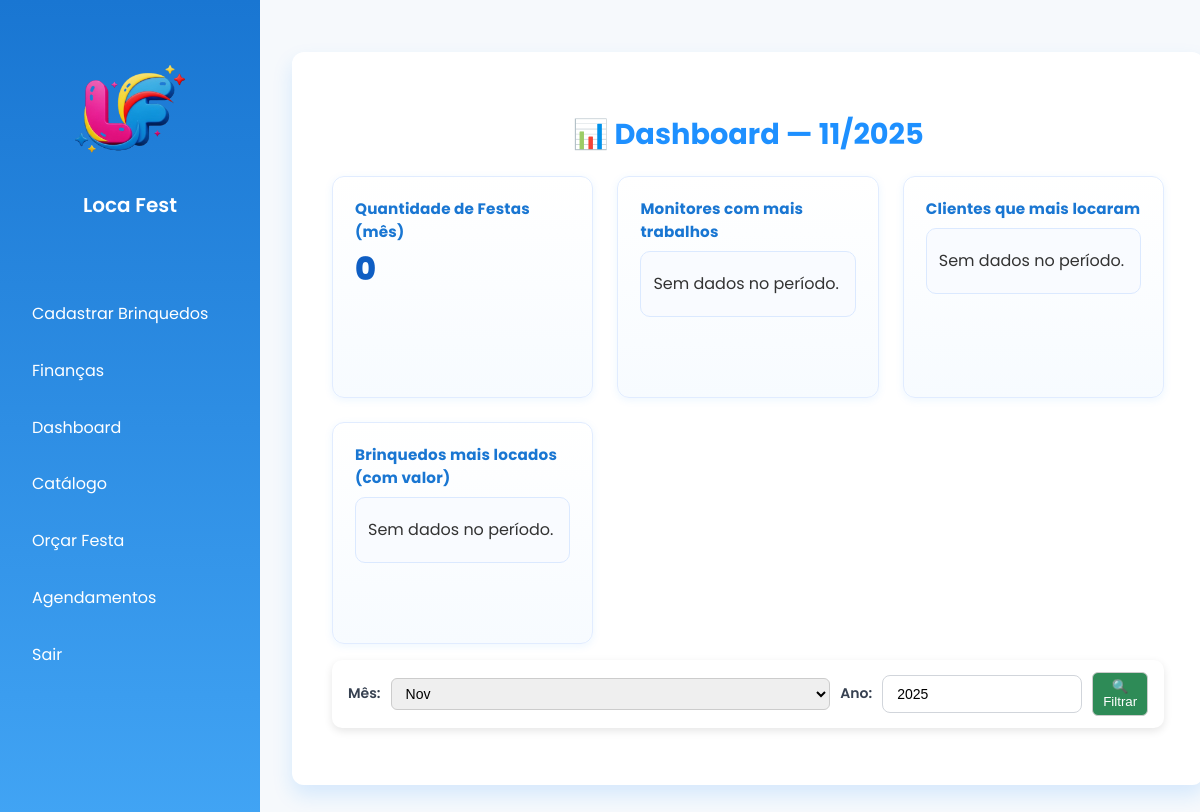
Page /dashboard (signed in) on the earlier database version.
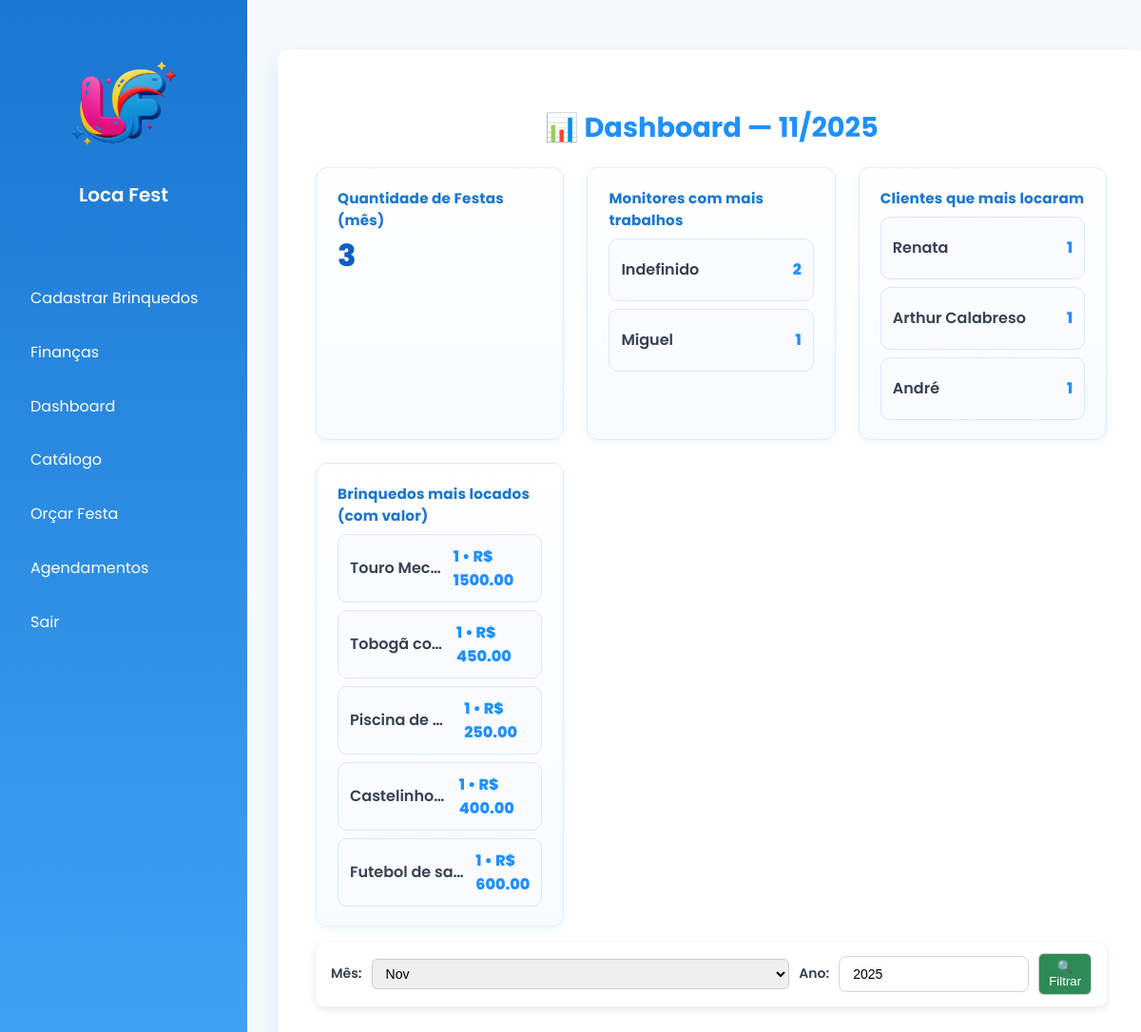
Same page on the later database version.
### storage.py (models this page shows)
class Monitor(db.Model):
    id = db.Column(db.Integer, primary_key=True)
    nome = db.Column(db.String(100), nullable=False)
    telefone = db.Column(db.String(20))
    disponibilidade = db.Column(db.Boolean, default=True)  # True = disponível

class Orcamento(db.Model):
    id = db.Column(db.Integer, primary_key=True)
    nome_cliente = db.Column(db.String(100), nullable=False)
    telefone = db.Column(db.String(20))
    endereco = db.Column(db.String(200))
    brinquedos = db.relationship('Brinquedo', secondary='orcamento_brinquedo')
    valor_total = db.Column(db.Float, nullable=False)
    agendado = db.Column(db.Boolean, default=False)
    data_festa = db.Column(db.Date, nullable=True)
    hora_festa = db.Column(db.Time, nullable=True)
    monitor_id = db.Column(db.Integer, db.ForeignKey('monitor.id'), nullable=True)
    monitor = db.relationship('Monitor', backref='orcamentos')
    status = db.Column(db.String(20), default='pendente')  # pendente | finalizado | cancelado

class Brinquedo(db.Model):
    id = db.Column(db.Integer, primary_key=True)
    nome = db.Column(db.String(100), nullable=False)
    tamanho = db.Column(db.String(50))
    preco = db.Column(db.Float, nullable=False)
    faixa_etaria = db.Column(db.String(50))
    caminho_imagem = db.Column(db.String(200))

### routes.py (the view)
@app.route('/dashboard')
@login_required
@role_required('admin','empresa')
def dashboard():
    hoje = datetime.date.today()
    mes = request.args.get('mes', type=int, default=hoje.month)
    ano = request.args.get('ano', type=int, default=hoje.year)
    festas_mes = (
        Orcamento.query
        .filter(
            db.extract('month', Orcamento.data_festa) == mes,
            db.extract('year', Orcamento.data_festa) == ano,
            Orcamento.agendado == True
        )
        .count()
    )
    monitores_top = (
        db.session.query(
            Monitor.nome.label('nome'),
            db.func.count(Orcamento.id).label('qtd')
        )
        .join(Orcamento, Orcamento.monitor_id == Monitor.id)
        .filter(
            db.extract('month', Orcamento.data_festa) == mes,
            db.extract('year', Orcamento.data_festa) == ano,
            Orcamento.agendado == True
        )
        .group_by(Monitor.id)
        .order_by(db.desc('qtd'))
        .limit(5)
        .all()
    )
    clientes_top = (
        db.session.query(
            Orcamento.nome_cliente.label('nome'),
            db.func.count(Orcamento.id).label('qtd')
        )
        .filter(
            db.extract('month', Orcamento.data_festa) == mes,
            db.extract('year', Orcamento.data_festa) == ano,
            Orcamento.agendado == True
        )
        .group_by(Orcamento.nome_cliente)
        .order_by(db.desc('qtd'))
        .limit(5)
        .all()
    )
    brinquedos_top = (
        db.session.query(
            Brinquedo.nome.label('nome'),
            db.func.count(Orcamento.id).label('qtd'),
            db.func.sum(Brinquedo.preco).label('valor_mes')
        )
        .select_from(Orcamento)
        .join(Orcamento.brinquedos)  # requer relacionamento definido no modelo
        .filter(
            db.extract('month', Orcamento.data_festa) == mes,
            db.extract('year', Orcamento.data_festa) == ano,
            Orcamento.agendado == True
        )
        .group_by(Brinquedo.id)
        .order_by(db.desc('qtd'))
        .limit(5)
        .all()
    )
    page_content = render_template(
        'dashboard.html',
        mes=mes,
        ano=ano,
        festas_mes=festas_mes,
        monitores_top=monitores_top,
        clientes_top=clientes_top,
        brinquedos_top=brinquedos_top
    )
    return render_template(
        'home.html',
        active_page='home',
        page_title='Dashboard',
        page_content=page_content
    )

### routes.py (called while the page is built)
def login_required(f):
    @wraps(f)
    def decorated(*args, **kwargs):
        if "user_id" not in session:
            return redirect("/login")
        return f(*args, **kwargs)
    return decorated

def role_required(*roles):
    def decorator(f):
        @wraps(f)
        def wrapper(*args, **kwargs):
            if "user_role" not in session or session["user_role"] not in roles:
                flash("Você não tem permissão para acessar esta área.", "error")
                return redirect("/")
            return f(*args, **kwargs)
        return wrapper
    return decorator

### templates/dashboard.html
<div class="card dashboard-card">
  <h3>📊 Dashboard — {{ '%02d' % mes }}/{{ ano }}</h3>
  <div class="dashboard-grid">
    <div class="metric">
      <h4>Quantidade de Festas (mês)</h4>
      <p class="metric-value">{{ festas_mes }}</p>
    </div>
    <div class="metric">
      <h4>Monitores com mais trabalhos</h4>
      <ul class="list-ranking">
        {% for m in monitores_top %}
          <li><span>{{ m.nome }}</span> <strong>{{ m.qtd }}</strong></li>
        {% else %}
          <li>Sem dados no período.</li>
        {% endfor %}
      </ul>
    </div>
    <div class="metric">
      <h4>Clientes que mais locaram</h4>
      <ul class="list-ranking">
        {% for c in clientes_top %}
          <li><span>{{ c.nome or '—' }}</span> <strong>{{ c.qtd }}</strong></li>
        {% else %}
          <li>Sem dados no período.</li>
        {% endfor %}
      </ul>
    </div>
    <div class="metric">
      <h4>Brinquedos mais locados (com valor)</h4>
      <ul class="list-ranking">
        {% for b in brinquedos_top %}
          <li>
            <span>{{ b.nome }}</span>
            <strong>{{ b.qtd }} • R$ {{ '%.2f'|format(b.valor_mes or 0) }}</strong>
          </li>
        {% else %}
          <li>Sem dados no período.</li>
        {% endfor %}
      </ul>
    </div>
  </div>
  <form method="get" action="/" class="filtro-financeiro" style="margin-top:16px;">
    <label for="mes">Mês:</label>
    <select name="mes" id="mes">
      {% for i in range(1, 13) %}
        <option value="{{ i }}" {% if i == mes %}selected{% endif %}>
          {{ ['Jan','Fev','Mar','Abr','Mai','Jun','Jul','Ago','Set','Out','Nov','Dez'][i-1] }}
        </option>
      {% endfor %}
    </select>
    <label for="ano">Ano:</label>
    <input type="number" name="ano" id="ano" value="{{ ano }}">
    <button type="submit">🔍 Filtrar</button>
  </form>
</div>

Differences in the rows shown:
added Monitor: nome "Indefinido", qtd "2"
now on this page (row edited): Monitor: nome "Miguel", qtd "1"
added Orcamento: nome_cliente "Renata", qtd "1"
added Orcamento: nome_cliente "Arthur Calabreso", qtd "1"
added Orcamento: nome_cliente "André", qtd "1"
added Brinquedo: nome "Touro Mec…", qtd "1", preco "1500.00"
added Brinquedo: nome "Tobogã co…", qtd "1", preco "450.00"
added Brinquedo: nome "Piscina de…", qtd "1", preco "250.00"
added Brinquedo: nome "Castelinho…", qtd "1", preco "400.00"
added Brinquedo: nome "Futebol de sa…", qtd "1", preco "600.00"
Other differences:
{{ festas_mes }}: "0" → "3"
text no longer shown: "Sem dados no período. Sem dados no período. Sem dados no período."
